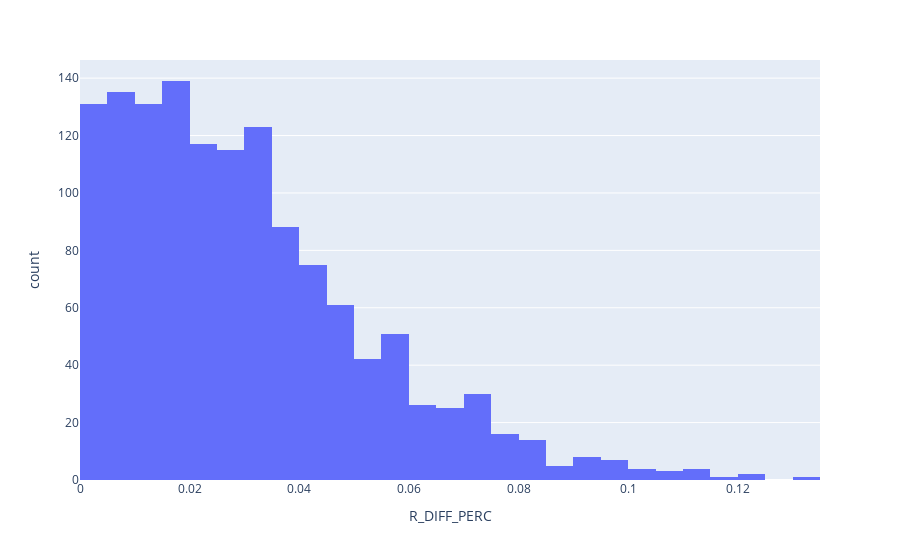

Write notebook code for a chart like this one.
### Code cell
# Filtering to 1970+ because that is when HBP and SF started being tracked
filtered_runs_df = runs_df[(runs_df['yearID'] >= 1970) & (runs_df['yearID'] <= 2018)]

# Plot the error percentages
fig = px.histogram(filtered_runs_df, x="R_DIFF_PERC")
fig.show()

### Figure 1 — Plotly figure (JSON) as saved in the notebook; plotly's stock layout.template omitted (floating-point values rounded to 4 significant figures; data arrays with more than 128 entries replaced by an {"elided": "..."} marker saying what was removed)
{"data": [{"alignmentgroup": "True", "bingroup": "x", "hoverlabel": {"namelength": 0}, "hovertemplate": "R_DIFF_PERC=%{x}<br>count=%{y}", "legendgroup": "", "marker": {"color": "#636efa"}, "name": "", "offsetgroup": "", "orientation": "v", "showlegend": false, "type": "histogram", "x": {"elided": "1354 float values"}, "xaxis": "x", "yaxis": "y"}], "layout": {"barmode": "relative", "legend": {"tracegroupgap": 0}, "margin": {"t": 60}, "xaxis": {"anchor": "y", "domain": [0, 1], "title": {"text": "R_DIFF_PERC"}}, "yaxis": {"anchor": "x", "domain": [0, 1], "title": {"text": "count"}}}}
